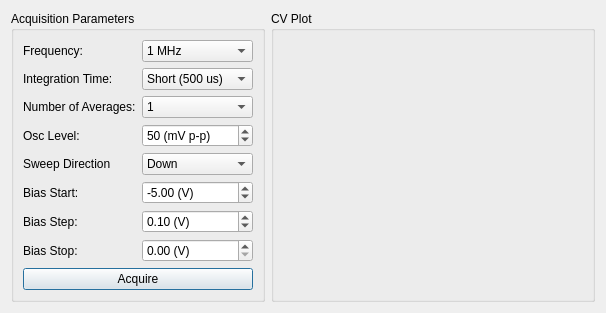
<?xml version="1.0" encoding="UTF-8"?>
<ui version="4.0">
 <class>Dialog</class>
 <widget class="QDialog" name="Dialog">
  <property name="geometry">
   <rect>
    <x>0</x>
    <y>0</y>
    <width>572</width>
    <height>301</height>
   </rect>
  </property>
  <property name="sizePolicy">
   <sizepolicy hsizetype="Preferred" vsizetype="Preferred">
    <horstretch>0</horstretch>
    <verstretch>0</verstretch>
   </sizepolicy>
  </property>
  <property name="windowTitle">
   <string>Run Test</string>
  </property>
  <layout class="QHBoxLayout" name="horizontalLayout">
   <item>
    <layout class="QVBoxLayout" name="verticalLayout">
     <property name="sizeConstraint">
      <enum>QLayout::SetDefaultConstraint</enum>
     </property>
     <item>
      <widget class="QGroupBox" name="groupBox_Acquisition">
       <property name="sizePolicy">
        <sizepolicy hsizetype="Fixed" vsizetype="Preferred">
         <horstretch>0</horstretch>
         <verstretch>0</verstretch>
        </sizepolicy>
       </property>
       <property name="title">
        <string>Acquisition Parameters</string>
       </property>
       <layout class="QVBoxLayout" name="verticalLayout_3">
        <item>
         <layout class="QFormLayout" name="formLayout_Acquisition">
          <item row="0" column="0">
           <widget class="QLabel" name="label_Frequency">
            <property name="text">
             <string>Frequency:</string>
            </property>
            <property name="buddy">
             <cstring>comboBox_Frequency</cstring>
            </property>
           </widget>
          </item>
          <item row="0" column="1">
           <widget class="QComboBox" name="comboBox_Frequency">
            <item>
             <property name="text">
              <string>1 MHz</string>
             </property>
            </item>
            <item>
             <property name="text">
              <string>100 kHz</string>
             </property>
            </item>
            <item>
             <property name="text">
              <string>10 kHz</string>
             </property>
            </item>
            <item>
             <property name="text">
              <string>1 kHz</string>
             </property>
            </item>
            <item>
             <property name="text">
              <string>100 Hz</string>
             </property>
            </item>
           </widget>
          </item>
          <item row="1" column="0">
           <widget class="QLabel" name="label_IntegrationTime">
            <property name="text">
             <string>Integration Time:</string>
            </property>
            <property name="buddy">
             <cstring>comboBox_IntegrationTime</cstring>
            </property>
           </widget>
          </item>
          <item row="1" column="1">
           <widget class="QComboBox" name="comboBox_IntegrationTime">
            <item>
             <property name="text">
              <string>Short (500 us)</string>
             </property>
            </item>
            <item>
             <property name="text">
              <string>Medium (5 ms)</string>
             </property>
            </item>
            <item>
             <property name="text">
              <string>Long (100 ms)</string>
             </property>
            </item>
           </widget>
          </item>
          <item row="2" column="0">
           <widget class="QLabel" name="label_NumberOfAverages">
            <property name="text">
             <string>Number of Averages:</string>
            </property>
            <property name="buddy">
             <cstring>comboBox_NumberOfAverages</cstring>
            </property>
           </widget>
          </item>
          <item row="2" column="1">
           <widget class="QComboBox" name="comboBox_NumberOfAverages">
            <item>
             <property name="text">
              <string>1</string>
             </property>
            </item>
            <item>
             <property name="text">
              <string>2</string>
             </property>
            </item>
            <item>
             <property name="text">
              <string>4</string>
             </property>
            </item>
            <item>
             <property name="text">
              <string>8</string>
             </property>
            </item>
            <item>
             <property name="text">
              <string>16</string>
             </property>
            </item>
            <item>
             <property name="text">
              <string>32</string>
             </property>
            </item>
            <item>
             <property name="text">
              <string>64</string>
             </property>
            </item>
            <item>
             <property name="text">
              <string>128</string>
             </property>
            </item>
           </widget>
          </item>
          <item row="3" column="0">
           <widget class="QLabel" name="label_OscLevel">
            <property name="text">
             <string>Osc Level:</string>
            </property>
            <property name="buddy">
             <cstring>doubleSpinBox_OscLevel</cstring>
            </property>
           </widget>
          </item>
          <item row="3" column="1">
           <widget class="QDoubleSpinBox" name="doubleSpinBox_OscLevel">
            <property name="suffix">
             <string> (mV p-p)</string>
            </property>
            <property name="decimals">
             <number>0</number>
            </property>
            <property name="minimum">
             <double>10.000000000000000</double>
            </property>
            <property name="maximum">
             <double>1000.000000000000000</double>
            </property>
            <property name="singleStep">
             <double>1.000000000000000</double>
            </property>
            <property name="value">
             <double>50.000000000000000</double>
            </property>
           </widget>
          </item>
          <item row="5" column="0">
           <widget class="QLabel" name="label_BiasStart">
            <property name="text">
             <string>Bias Start:</string>
            </property>
            <property name="buddy">
             <cstring>doubleSpinBox_BiasStart</cstring>
            </property>
           </widget>
          </item>
          <item row="5" column="1">
           <widget class="QDoubleSpinBox" name="doubleSpinBox_BiasStart">
            <property name="suffix">
             <string> (V)</string>
            </property>
            <property name="minimum">
             <double>-40.000000000000000</double>
            </property>
            <property name="maximum">
             <double>0.000000000000000</double>
            </property>
            <property name="value">
             <double>-5.000000000000000</double>
            </property>
           </widget>
          </item>
          <item row="4" column="0">
           <widget class="QLabel" name="label_SweepDirection">
            <property name="text">
             <string>Sweep Direction</string>
            </property>
            <property name="buddy">
             <cstring>comboBox_SweepDirection</cstring>
            </property>
           </widget>
          </item>
          <item row="4" column="1">
           <widget class="QComboBox" name="comboBox_SweepDirection">
            <item>
             <property name="text">
              <string>Down</string>
             </property>
            </item>
            <item>
             <property name="text">
              <string>Up</string>
             </property>
            </item>
           </widget>
          </item>
          <item row="6" column="0">
           <widget class="QLabel" name="label_BiasStep">
            <property name="text">
             <string>Bias Step:</string>
            </property>
            <property name="buddy">
             <cstring>doubleSpinBox_BiasStep</cstring>
            </property>
           </widget>
          </item>
          <item row="6" column="1">
           <widget class="QDoubleSpinBox" name="doubleSpinBox_BiasStep">
            <property name="suffix">
             <string> (V)</string>
            </property>
            <property name="minimum">
             <double>0.010000000000000</double>
            </property>
            <property name="maximum">
             <double>10.000000000000000</double>
            </property>
            <property name="value">
             <double>0.100000000000000</double>
            </property>
           </widget>
          </item>
          <item row="7" column="0">
           <widget class="QLabel" name="label_BiasStop">
            <property name="text">
             <string>Bias Stop:</string>
            </property>
            <property name="buddy">
             <cstring>doubleSpinBox_BiasStop</cstring>
            </property>
           </widget>
          </item>
          <item row="7" column="1">
           <widget class="QDoubleSpinBox" name="doubleSpinBox_BiasStop">
            <property name="suffix">
             <string> (V)</string>
            </property>
            <property name="minimum">
             <double>0.000000000000000</double>
            </property>
            <property name="maximum">
             <double>40.000000000000000</double>
            </property>
           </widget>
          </item>
         </layout>
        </item>
        <item>
         <widget class="QPushButton" name="pushButton_Start">
          <property name="text">
           <string>Acquire</string>
          </property>
          <property name="icon">
           <iconset resource="cv_sweep_dialog.qrc">
            <normaloff>:/icons/images/start.png</normaloff>:/icons/images/start.png</iconset>
          </property>
         </widget>
        </item>
       </layout>
      </widget>
     </item>
    </layout>
   </item>
   <item>
    <widget class="QGroupBox" name="groupBox_Graph">
     <property name="title">
      <string>CV Plot</string>
     </property>
     <layout class="QVBoxLayout" name="verticalLayout_2">
      <item>
       <widget class="QWidget" name="widget_Plot" native="true">
        <property name="sizePolicy">
         <sizepolicy hsizetype="Minimum" vsizetype="Minimum">
          <horstretch>0</horstretch>
          <verstretch>0</verstretch>
         </sizepolicy>
        </property>
        <property name="minimumSize">
         <size>
          <width>300</width>
          <height>250</height>
         </size>
        </property>
       </widget>
      </item>
     </layout>
    </widget>
   </item>
  </layout>
 </widget>
 <tabstops>
  <tabstop>comboBox_Frequency</tabstop>
  <tabstop>comboBox_IntegrationTime</tabstop>
  <tabstop>comboBox_NumberOfAverages</tabstop>
  <tabstop>doubleSpinBox_OscLevel</tabstop>
  <tabstop>comboBox_SweepDirection</tabstop>
  <tabstop>doubleSpinBox_BiasStart</tabstop>
  <tabstop>doubleSpinBox_BiasStep</tabstop>
  <tabstop>doubleSpinBox_BiasStop</tabstop>
  <tabstop>pushButton_Start</tabstop>
 </tabstops>
 <resources>
  <include location="cv_sweep_dialog.qrc"/>
 </resources>
 <connections/>
</ui>
